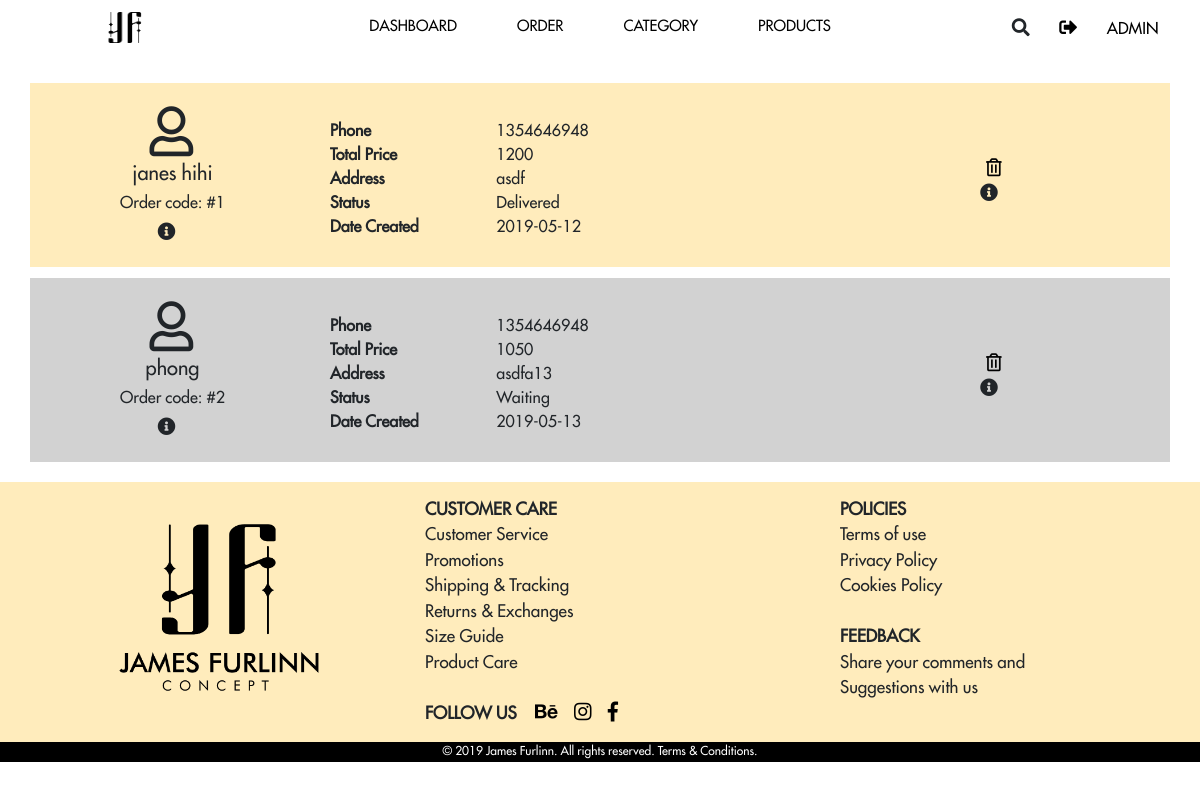
The app's page /order.php with its own data.
### tables this page shows
CREATE TABLE `qldh` (
  `id_donhang` int(11) NOT NULL,
  `uid` int(11) NOT NULL,
  `username` text NOT NULL,
  `address` varchar(256) NOT NULL,
  `phone` varchar(11) NOT NULL,
  `date` date NOT NULL,
  `price` int(11) NOT NULL,
  `status` tinyint(1) NOT NULL
);

CREATE TABLE `ql_user` (
  `uid` int(11) NOT NULL,
  `username` varchar(50) NOT NULL,
  `email` varchar(50) NOT NULL,
  `phone` varchar(11) NOT NULL,
  `pwd` varchar(255) NOT NULL,
  `address` varchar(50) NOT NULL,
  `block` tinyint(1) NOT NULL DEFAULT '0',
  `admin` int(11) NOT NULL DEFAULT '0'
);

### php/dbo.php (called while the page is built, shortened)
<?php
function dbo_select($select, $from, $where, &$result)
{
	if ($where == "")
		$sql = "select " . $select . " from " . $from;
	else $sql = "select " . $select . " from " . $from . " where " . $where;
	$result = $GLOBALS['conn']->query($sql) or die($GLOBALS['conn']->error);
}

### order.php (the view, shortened to what this page needs)
<?php
require_once( 'php/dbo.php' );
?>
<!DOCTYPE html>
<html lang="en">
<head>
	<link href="css/bootstrap.css" rel="stylesheet">
	<link href="slick/slick.css" rel="stylesheet">
	<link href="slick/slick-theme.css" rel="stylesheet">
	<link href="css/JF.css" rel="stylesheet">
	<link href="css/order.css" rel="stylesheet">
	<link href="css/all.css" rel="stylesheet">
	<link href="wow/animate.css" rel="stylesheet">
</head>
<body>
	<div class="container-fluid">
		<div class="row" id="menu">
			<div class="container" id="menu-flex">
				<div class="logo logo-head d-block col-6 col-md-2">
					<a href="index.php"><img src="img/JamesFurlinn-logo.png"></a>
				</div>
				<nav id="the-menu" class="the-menu col-md-8">
					<ul>
						<li id="men"><a href="dash.php">DASHBOARD</a>
						</li>
						<li id="woman"><a href="order.php">ORDER</a>
						</li>
						<li id="col"><a href="#">CATEGORY</a>
						</li>
						<li id="up"><a href="#">PRODUCTS</a>
						</li>
					</ul>
				</nav>
				<div class="cart offset-1 col-3 offset-md-0 col-md-2">
					<div class="col-4 col-lg-3 icon" id="srch" title="Search">
						<i class="fas fa-search"></i>
					</div>
					<div class="col-4 col-lg-3 icon">
						<a href="index.php" title="Log out"><i class="fas fa-sign-out-alt"></i></a>
					</div>
					<div class="d-none d-md-block col-lg-3 icon">
						<a href="#" title="Admin">ADMIN</a>
					</div>
				</div>
			</div>
		</div>
	</div>
	<br><br><br>
	<div class="container">
		<div class="row">
			<?php
			$result = "";
			$result2 = "";
			dbo_select( '*', 'qldh', "", $result );
			if ( $result->num_rows > 0 )
				while ( $row = $result->fetch_assoc() ) {
					dbo_select( '*', 'ql_user', "uid = '" . $row[ 'uid' ] . "'", $result2 );
					$row2 = $result2->fetch_assoc();
					?>
			<div class="col-12 wow fadeInLeft us <?php if (!$row['status']) echo " grey " ?>">
				<div class="col-lg-3 col-md-3 col-12 info-or">
					<br class="d-block d-md-none">
					<i class="far fa-user"></i>
					<br class="d-none d-md-block">
					<h5>
						<?php echo $row['username']; ?>
					</h5>
					<h6>Order code: #<?php echo $row['id_donhang'] ?></h6>
					<i class="fas fa-info-circle" title="User Info"></i>
				</div>
				<div class="col-lg-7 col-md-7 col-12 us2">
					<div class="col-lg-3 col-md-4 col-5">
						<b> Phone</b><br>
						<b> Total Price</b><br>
						<b> Address</b><br>
						<b> Status</b><br>
						<b> Date Created</b><br>
					</div>
					<div class="col-lg-9 col-md-8 col-7">
						<?php echo $row2['phone']; ?><br>
						<?php echo $row['price']; ?>
						<br>
						<?php echo $row2['address']; ?> <br>
						<?php if ($row['status']) echo "Delivered"; else echo "Waiting"; ?>
						<br>
						<?php echo $row['date']; ?>
					</div>
				</div>
				<div class="col-lg-2 col-md-2 col-12">
					<br><br class="d-none d-md-block"><br class="d-none d-md-block">
					<p align="center">
						<form action="order.php" method="get">
							<button type="submit" name="btn_del" class="btn-del" onClick="if (!confirm('Do you really want to delete?')) this.setAttribute('type','button')
							else this.setAttribute('type','submit');"><i class="far fa-trash-alt" title="Delete"></i></button>
						</form>
						<i class="fas fa-info-circle" title="Info"></i>
					</p>
					<br class="d-block d-md-none">
				</div>
			</div>
			<?php
			}
			?>
		</div>
	</div>
	<footer id="footer" class="wow fadeInUp">
		<div class="container">
			<div class="row">
				<div class="col-12" id="footer-flex">
					<div class="logo logo-ft d-none d-md-block col-md-4 col-lg-4">
						<a href="index.php"><img src="img/JamesFurlinn-logo-ft.png"></a>
					</div>
					<div class="info col-6 col-md-4 col-lg-4">
						<strong>CUSTOMER CARE </strong><br> Customer Service<br> Promotions
						<br> Shipping & Tracking<br> Returns & Exchanges<br> Size Guide<br> Product Care<br>
						<br>
						<strong id="fu">FOLLOW US </strong>&nbsp;&nbsp;<br class="d-block d-md-none">
						<a href="https://www.behance.net/"><i class="fab fa-behance"></i></a>
						<a href="https://www.instagram.com/"><i class="fab fa-instagram"></i></a>
						<a href="https://www.facebook.com/"><i class="fab fa-facebook-f"></i></a>
					</div>
					<div class="col-6 col-md-4 col-lg-4 info-hid">
						<strong>POLICIES</strong><br> Terms of use <br> Privacy Policy<br> Cookies Policy<br>
						<br>
						<strong>FEEDBACK</strong><br> Share your comments and<br> Suggestions with us <br>
					</div>
				</div>
			</div>
		</div>
	</footer>
	<footer id="footer-2">
		<div class="fb col-12  col-md-12 col-lg-12">
			© 2019 James Furlinn. All rights reserved. Terms & Conditions.
		</div>
	</footer>
</body>
</html>

### css/JF.css (style rules this page uses)
.wow:first-child { visibility: hidden; }
a, a:hover, a:focus { text-decoration: none; color: black; }
.col-12 { padding: 0; }
body { font-family: futura; padding: 0; font-size: 16px; }
img { max-width: 100%; }
button { cursor: pointer; }
.container-fluid, .container { padding: 0; }
.row { margin: 0; }
#menu { padding: 12px 0 0 0; z-index: 100; position: fixed; left: 0; top:0; background-color: white; height: 50px; display: flex; width: 100%; }
#menu-flex { display: flex; }
.icon { padding: 0px; margin-top: 4px; cursor: pointer; }
.fas, .far { font-size: 18px; }
.logo { margin: 0px; padding: 0px 0px 5px 15%; box-sizing: border-box; text-align: center; }
.logo img { margin-top: -2px; height: 32px; }
.cart { display: flex; padding: 0; }
#footer { padding: 15px 10px 0px 10px; box-sizing: border-box; background-color: #ffecbc; height: 260px; margin-top: 10px; font-size: 17px; }
i { margin-right: 12px; padding: 0px; font-size: 20px; text-align: center; }
#footer-flex { display: flex; padding: 0px; margin: 0px; }
.fb { background-color: black; height: 20px; font-size: 12px; color: white; margin: 0px; padding: 0px; text-align: center; width: 100%; }
#footer-2 { background-color: black; margin: 0; padding: 0; }
@media screen and (min-width:768px) { .logo-ft img { height: 170px; margin-top: 8%; } }
@media screen and (min-width:768px) { .logo-head img { margin-top: -5%; } }
@media screen and (min-width:768px) { .logo { margin: 0; padding: 3px; box-sizing: border-box; } }
@media screen and (min-width:768px) { .the-menu { padding:5px; } }
@media screen and (min-width:768px) { .the-menu ul { margin: 0; padding: 0; list-style: none; display: flex; justify-content: center; position: relative; } }
@media screen and (min-width:768px) { .the-menu li { padding: 0px 4% 0px 4%; font-size: 13px; } }
@media screen and (min-width:768px) { .the-menu a { color:#000; transition: all ease .5s; padding-bottom: 8px; border-bottom: 2px solid rgba(158,11,15,0); width: 10%; } }
@media screen and (min-width:768px) { .info-hid { padding-left: 30px; } }
@media screen and (min-width:768px) { #footer { margin-top: 30px; } }
@media screen and (min-width:1024px) { .logo { margin: 0; padding: 0; box-sizing: border-box; } }
@media screen and (min-width:1024px) { .logo-head { display: flex; justify-content: center; align-items: center; } }
@media screen and (min-width:1024px) { .logo-head img { height: 31px; margin-top: 0; } }
@media screen and (min-width:1024px) { .logo-ft img { margin-top: 7%; } }
@media screen and (min-width:1024px) { body { font-size: 16px; } }
@media screen and (min-width:1024px) { .the-menu li { margin-top: -2px; font-size: 15px; } }
@media screen and (min-width:1024px) { .the-menu ul li { transition: all ease .5s; } }
@media screen and (min-width:1024px) { .info-hid { padding-left: 50px; } }
@media screen and (min-width:1024px) { #footer { margin-top: 20px; } }

### css/order.css (style rules this page uses)
.col-12 { margin: 0; padding: 0; }
.btn-del { background-color: transparent; border: none; }
.us { display: flex; background-color: #ffecbc; margin: 1% 0 0 0; }
.us2 { display: flex; margin-top: 3%; }
.grey { background-color: rgba(210,210,210,1.00); margin: 1% 0 0 0; }
p { margin: 0; }
h5 { margin-top: 2%; }
.info-or { text-align: center; padding: 2%; }
.fa-user { font-size: 50px; margin-left: 4%; }
@media screen and (min-width:768px) { .us { display: flex; } }

### css/all.css (style rules this page uses)
.fa, .fas, .far, .fal, .fab { -moz-osx-font-smoothing: grayscale; -webkit-font-smoothing: antialiased; display: inline-block; font-style: normal; font-variant: normal; text-rendering: auto; line-height: 1; }
.fa-behance:before { content: "\f1b4"; }
.fa-facebook-f:before { content: "\f39e"; }
.fa-info-circle:before { content: "\f05a"; }
.fa-instagram:before { content: "\f16d"; }
.fa-search:before { content: "\f002"; }
.fa-sign-out-alt:before { content: "\f2f5"; }
.fa-trash-alt:before { content: "\f2ed"; }
.fa-user:before { content: "\f007"; }
.fab { font-family: 'Font Awesome 5 Brands'; }
.far { font-family: 'Font Awesome 5 Free'; font-weight: 400; }
.fa, .fas { font-family: 'Font Awesome 5 Free'; font-weight: 900; }

### records on screen
qldh: username "janes hihi", id_donhang "1", uid.phone "1354646948", price "1200", uid.address "asdf", status "Delivered", date "2019-05-12"
qldh: username "phong", id_donhang "2", uid.phone "1354646948", price "1050", uid.address "asdfa13", status "Waiting", date "2019-05-13"
